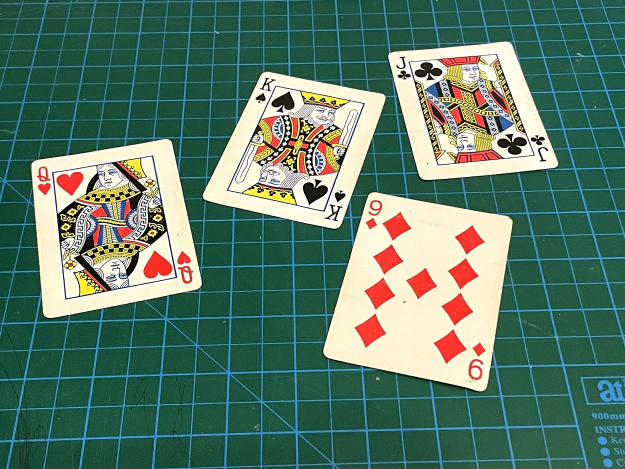
//> input picture Project8/Project8/Resources/cards.jpg, 1250 x 938 px, given in place of the camera (shown at 1/2 size)
$ ./chapter7   (built with g++ and OpenCV 4)
//> lines starting //> are read from the running program, lines starting //| are printed output that depends on the picture; after the words box and inside, x2 and y2 are one past the last pixel; in counts of white or black regions, pixels touching at a corner belong together
#include <opencv2/imgcodecs.hpp>
#include <opencv2/highgui.hpp>
#include <opencv2/imgproc.hpp>
#include <iostream>

using namespace cv;
using namespace std;

//int hmin = 0, smin = 110, vmin = 153, hmax = 19, smax = 240, vmax = 255;


void getContours(Mat imgdil, Mat img)
    {
        vector<vector<Point>> contours;
        vector<Vec4i> hierarchy;


        findContours(imgdil, contours, hierarchy, RETR_EXTERNAL, CHAIN_APPROX_NONE);
        //drawContours(img, contours, -1, Scalar(255, 0, 255), 2);

        //to remove image noise

        for (int i = 0; i < contours.size(); i++)
        {
            int area = contourArea(contours[i]);
           // cout << area << endl;

            vector<vector<Point>>conPoly(contours.size());
            vector<Rect> boundRect(contours.size());
            string objectType;
            if (area > 5000&&  area <50000)
            {
                float p = arcLength(contours[i], true);

                approxPolyDP(contours[i], conPoly[i], 0.02 * p, true);

                drawContours(img, conPoly, i, Scalar(255, 0, 255), 2);

                boundRect[i] = boundingRect(conPoly[i]);
                rectangle(img, boundRect[i].tl(), boundRect[i].br(), Scalar(0, 0, 0), 2);

                int objCor = (int)conPoly[i].size();

                switch (objCor)
                {
                case 3: objectType = "Triangle"; break;
                case 4:
                { float aRatio = (float)boundRect[i].width / (float)boundRect[i].height;

                if ((aRatio > 0.95) && (aRatio < 1.05))
                {
                    objectType = "Square";
                }
                else
                {
                    objectType = "Rectangle";
                }
                }   break;
                case 5: objectType = "Pentagon"; break;
                case 6: objectType = "Hexagon";  break;
                case 7: objectType = "Septagon"; break;
                case 8: objectType = "Octagon"; break;
                default:objectType = "Circle"; break;
                }

                putText(img, objectType, { boundRect[i].x,boundRect[i].y - 5 }, FONT_HERSHEY_PLAIN, 1.5, Scalar(169, 69, 169), 2);


            }
        }

}
int hmin = 0, smin = 150, vmin = 10, hmax = 11, smax = 255, vmax = 255;
int s = 1,a=5,b=1,kmin=50,kmax=150;
void main() {
   // string path = "Resources/test002.jpg";
   // 0 if only 1 camera attached
        VideoCapture cap(0);
        Mat img;
    Mat imgresize, imgcrop;
  // [12 lines of commented-out code are left out]
    while (1) {
        cap.read(img);
//> img is the input picture: 938 rows x 1250 cols, CV_8UC3; mean B, G, R 104.7, 121.3, 89.3
       // resize(img, imgresize, Size(), 1, 1);

        Mat imggray, imgblur, imgCanny, imgdia, imgerode,mask,imghsv;
        // [21 lines of commented-out code are left out]
       cvtColor(img, imggray, COLOR_BGR2GRAY);
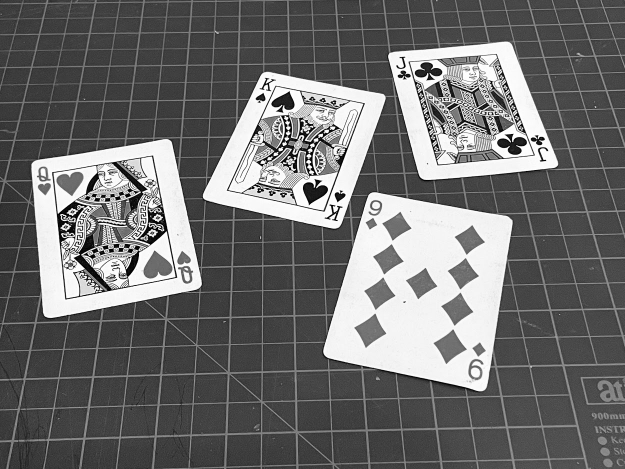
//> imggray: 938 rows x 1250 cols, CV_8UC1 (shown at 1/2 size); min 0, max 255, mean 109.9
       // s = 2 * s - 1;
        GaussianBlur(imggray, imgblur, Size(7,7), 5, 0);
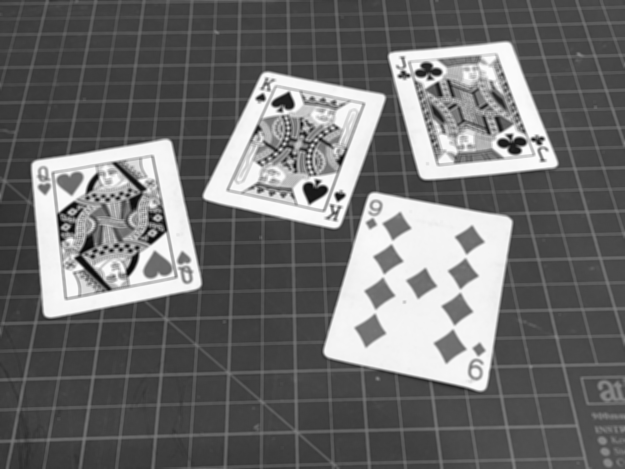
//> imgblur: 938 rows x 1250 cols, CV_8UC1 (shown at 1/2 size); min 4, max 254, mean 109.9

        Canny(imgblur, imgCanny, kmin, kmax);
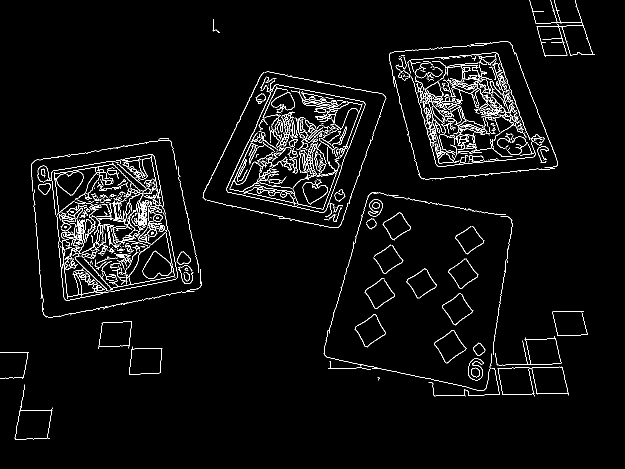
//> imgCanny: 938 rows x 1250 cols, CV_8UC1 (shown at 1/2 size); 3.4% white in thin lines or dots, all inside (x1, y1, x2, y2) = (0, 0, 1190, 880)


        Mat kernel = getStructuringElement(MORPH_RECT, Size(4, 4));
        dilate(imgCanny, imgdia, kernel);
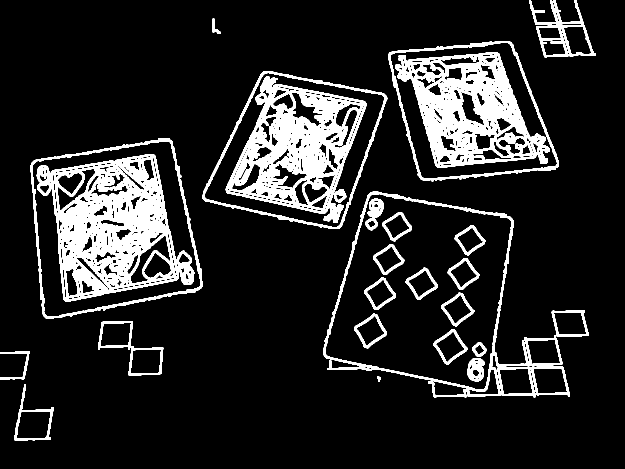
//> imgdia: 938 rows x 1250 cols, CV_8UC1 (shown at 1/2 size); 13.4% white; 30 white regions

        /// <summary>
        ///
        /// </summary>

        getContours(imgdia, img);
//> in getContours, `findContours(imgdil, contours, hierarchy, RETR_EXTERNAL, CHAIN_APPROX_..`: contours = 13 contours; largest, box (x1, y1, x2, y2) and area: (646, 383, 1125, 795) 117630, (61, 276, 406, 637) 96574, (404, 142, 775, 458) 77011, (777, 82, 1118, 363) 70440, (994, 732, 1140, 795) 7346
//> the loop in getContours, `for (int i = 0; i < contours.size(); i++)` made 13 passes
//> (area, p, objCor) on passes 3, 13: (7346, 517.3, 7), (7295, 888.2, 16)
//> area on passes 1, 2, 4, 5, 6, 7: 4294, 42, 514, 3439, 3256, 3188
//> pass 3, in getContours, `putText(img, objectType, { boundRect[i].x,boundRect[i].y - 5 }, FONT_H..`:
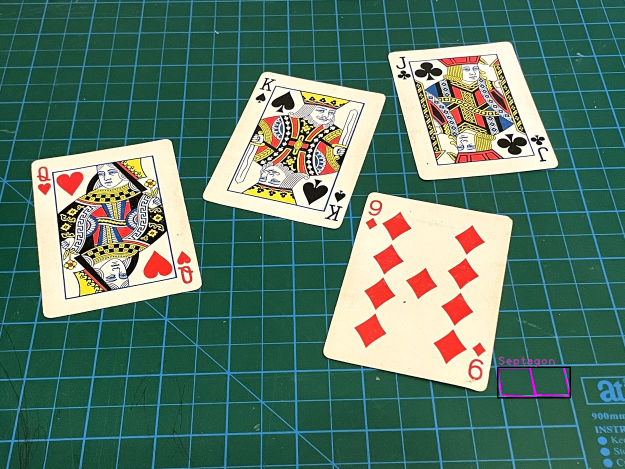
//> img: 938 rows x 1250 cols, CV_8UC3 (shown at 1/2 size); 0.25% of pixels changed, all inside (x1, y1, x2, y2) = (994, 713, 1142, 797)
//> after the loop in getContours, `for (int i = 0; i < contours.size(); i++)`:
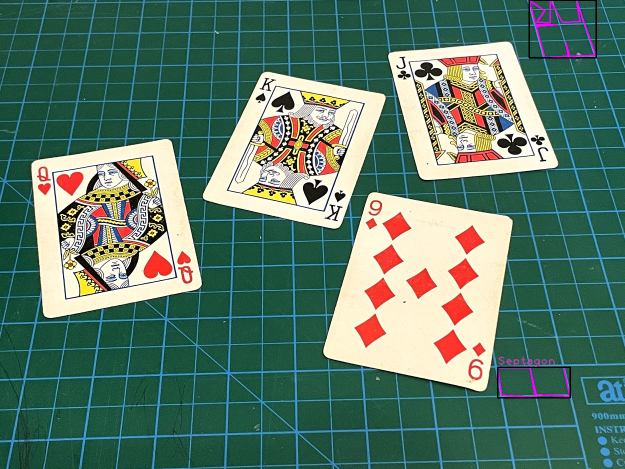
//> img: 938 rows x 1250 cols, CV_8UC3 (shown at 1/2 size); 0.28% of pixels changed, all inside (x1, y1, x2, y2) = (1057, 0, 1194, 117)
        //imshow("canny", imgCanny);
       // imshow("blur", imgblur);
        imshow("IMAGE", img);
      //  imshow("DIA", imgdia);

        waitKey(1);
    }
}
